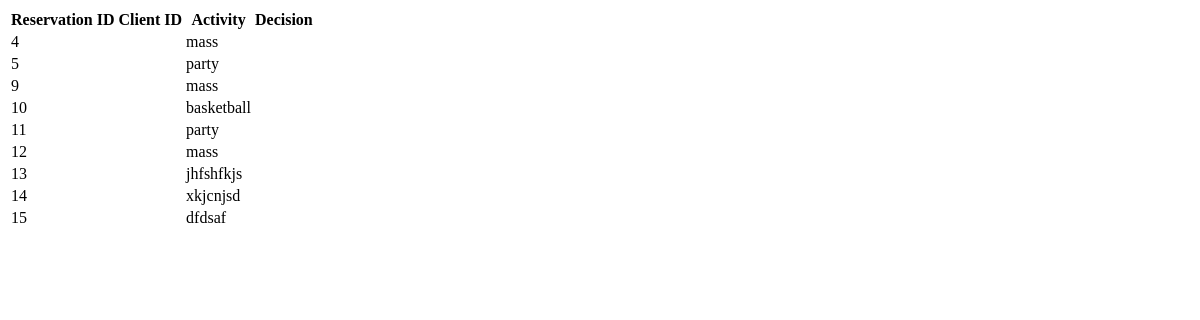
Page /php/request_admin.php on the earlier database version.
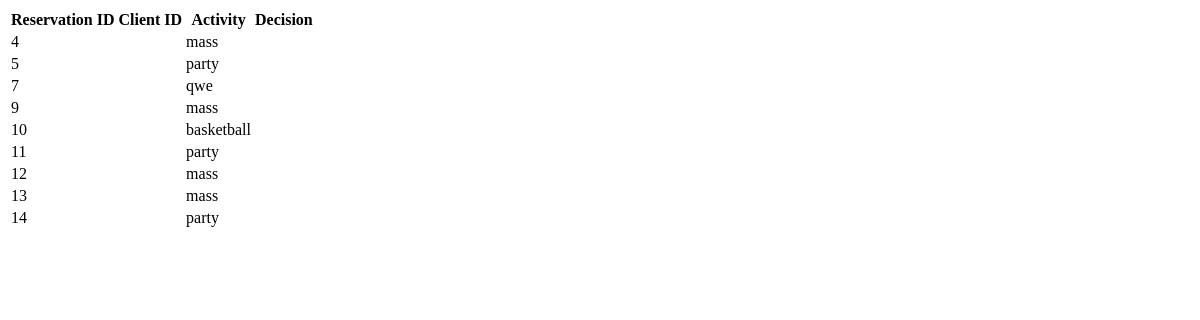
Same page on the later database version.
### tables this page shows
CREATE TABLE `reservation` (
  `resID` int(100) NOT NULL,
  `Client_ID` int(11) NOT NULL,
  `title` varchar(255) NOT NULL,
  `Venue` varchar(100) NOT NULL,
  `start_event` datetime NOT NULL,
  `end_event` datetime NOT NULL,
  `status` varchar(100) NOT NULL
);

### php/request_admin.php (the view, shortened to what this page needs)
<?php
	include('DBConnector.php');
?>
<!DOCTYPE html>
<html>
<head>
</head>
<body>
	<table>
		<tr>
			<th>Reservation ID</th>
			<th>Client ID</th>
			<th>Activity</th>
			<th>Decision</th>
		</tr>
<?php
	$sql = "SELECT * FROM Reservation r LEFT JOIN client c ON r.Client_ID = c.ClientID";
	$result = $conn-> query($sql);
	if ($result-> num_rows > 0){
		while ($row = $result-> fetch_assoc()){
			echo "<tr>
					<td>" . $row["resID"] . "</td>
					<td>" . $row["ClientID"] . "</td>
					<td>" . $row["title"] . "</td>
				  </tr>";
		}
		echo "</table>";
	}else{
		echo "Error: " . $sql . "<br>" . $conn->error;
	}
?>
</body>
</html>

Differences in the rows shown:
removed reservation: resID "15", title "dfdsaf"
added reservation: resID "7", title "qwe"
changed reservation id 13: title "jhfshfkjs" → "mass"
changed reservation id 14: title "xkjcnjsd" → "party"
